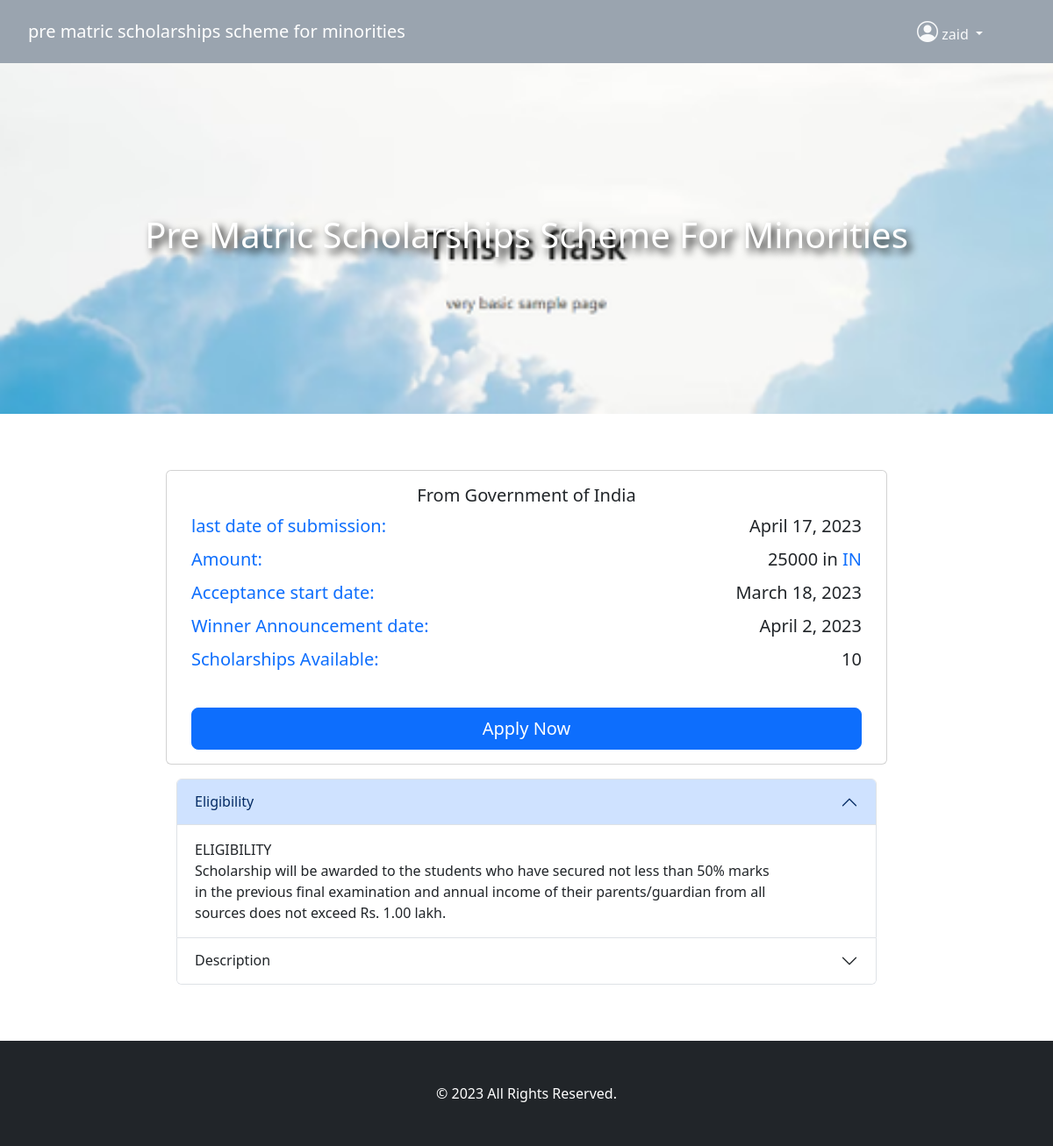
/scholarship/2/detail (signed in), run on the app's committed database.
### scholarship/models.py (models this page shows, shortened)
class Scholarship(models.Model):
    name = models.CharField(max_length=255, help_text='Name of the scholarship')
    country = models.CharField(max_length=255, choices=COUNTRIES.items(), help_text='Country of the scholarship')
    amount = models.CharField(max_length=255, help_text='Amount of the scholarship', default='$100')
    description = models.TextField(help_text='Description of the scholarship')
    eligibility = models.TextField(help_text='Eligibility criteria for the scholarship')
    acceptance_start_date = models.DateField(help_text='Start date to apply for the scholarship', default=timezone.now)
    winner_announcement_date = models.DateField(help_text='Date when the winner will be announced',
                                                default=timezone.now() + timezone.timedelta(days=15))
    quantity = models.IntegerField(help_text='Number of scholarships available', default=1)
    last_date = models.DateField(help_text='Last date to apply for the scholarship',
                                 default=timezone.now() + timezone.timedelta(days=30))
    link = models.URLField(help_text='Link to the scholarship page')
    organization = models.CharField(max_length=255, help_text='Organization providing the scholarship',
                                    default='Organization Name')
    image = OptimizedImageField(upload_to='scholarship_pics',
                                blank=True,
                                null=True,
                                optimized_image_resize_method='cover',
                                optimized_image_output_size=(512, 512))
    class Meta:
        verbose_name_plural = 'Scholarships'

### scholarship/views.py (the view)
# urls.py: path('', include('scholarship.urls')),
def scholarship(request, id):
    if not request.user.is_authenticated:
        messages.error(request, 'You must be logged in to view this page')
        return redirect('login')
    item = Scholarship.objects.get(id=id)
    ctx = {
        'title': f'{item.name.lower()}',
        'item': item
    }
    return render(request, 'scholarship/detail.html', ctx)

### templates/scholarship/detail.html (shortened to what this page needs)
{% extends 'layout/base.html' %}
{% load django_bootstrap5 %}
{% load static %}
{% block content %}
    <section class="container-fluid hero">
        <div class="row">
            <div class="col-md-12 p-0">
                <div class="content text-center">
                    <h1 class="text-white">{{ item.name|title }}</h1>
                </div>
            </div>
        </div>
    </section>
    <section class="container">
        <div class="row">
            <div class="col-lg-10 col-md-10 mx-auto">
                <div class="container-fluid p-3 ">
                    <div class="row p-5">
                        <div class="card mb-3">
                            <div class="card-body">
                                <h5 class="text-center">
                                    <div>From {{ item.organization }}</div>
                                </h5>
                                <div class="lead">
                                    <div class="text-primary bold">last date of submission:</div>
                                    <div>{{ item.last_date }}</div>
                                </div>
                                <div class="lead">
                                    <div class="text-primary bold">Amount:</div>
                                    <div>{{ item.amount }} in <span class="text-primary">{{ item.country }}</span></div>
                                </div>
                                <div class="lead">
                                    <div class="text-primary bold">Acceptance start date:</div>
                                    <div>{{ item.acceptance_start_date }}</div>
                                </div>
                                <div class="lead">
                                    <div class="text-primary bold">Winner Announcement date:</div>
                                    <div>{{ item.winner_announcement_date }}</div>
                                </div>
                                <div class="lead">
                                    <div class="text-primary bold">Scholarships Available:</div>
                                    <div>{{ item.quantity }}</div>
                                </div>
                            </div>
                            <div class="p-3">
                                <a href="{{ item.link }}" class="btn btn-lg btn-primary w-100">Apply Now</a>
                            </div>
                        </div>
                        <div class="accordion" id="accordionPanelsStayOpenExample">
                            <div class="accordion-item">
                                <h2 class="accordion-header" id="panelsStayOpen-headingOne">
                                    <button class="accordion-button" type="button" data-bs-toggle="collapse"
                                            data-bs-target="#panelsStayOpen-collapseOne" aria-expanded="true"
                                            aria-controls="panelsStayOpen-collapseOne">
                                        Eligibility
                                    </button>
                                </h2>
                                <div id="panelsStayOpen-collapseOne" class="accordion-collapse collapse show"
                                     aria-labelledby="panelsStayOpen-headingOne">
                                    <div class="accordion-body">
                                        {{ item.eligibility|linebreaksbr|safe|capfirst }}
                                    </div>
                                </div>
                            </div>
                            <div class="accordion-item">
                                <h2 class="accordion-header" id="panelsStayOpen-headingThree">
                                    <button class="accordion-button collapsed" type="button" data-bs-toggle="collapse"
                                            data-bs-target="#panelsStayOpen-collapseThree" aria-expanded="false"
                                            aria-controls="panelsStayOpen-collapseThree">
                                        Description
                                    </button>
                                </h2>
                            </div>
                        </div>
                    </div>
                </div>
            </div>
        </div>
    </section>
{% endblock %}

### templates/partials/navbar.html (shortened to what this page needs)
<nav class="navbar navbar-expand-lg navbar-dark bg-dark p-3">
    <div class="container-fluid px-3">
        <a class="navbar-brand" href="/">
            {{ title }}
        </a>
        <div class="collapse navbar-collapse" id="topbarId">
            <ul class="navbar-nav ms-auto mt-2 mt-lg-0">
                {% if user.is_authenticated %}
                    <div class="dropdown text-start ">
                        <a href="#" class="d-block link-light text-decoration-none dropdown-toggle px-5"
                           data-bs-toggle="dropdown" aria-expanded="false">
                            <i class="bi bi-person-circle h4"></i>
                            <span class="">{{ user.username }}</span>
                        </a>
                    </div>
                {% else %}
                    <li class="nav-item shadow-sm rounded-2 bg-red px-2">
                        <a class="nav-link text-white" href="{% url 'login' %}" title="Sign-In">
                            <i class="bi bi-person-check me-3"></i> Sign-In
                        </a>
                    </li>
                {% endif %}
            </ul>
        </div>
    </div>
</nav>

### templates/scholarship/detail.html (style rules this page uses)
.content { height: 25rem; background-size: cover; background-position: center; background-repeat: no-repeat; display: flex; flex-wrap: nowrap; flex-direction: column; justify-content: center; align-items: center; color: white; }
.bold { font-weight: bolder; margin-bottom: .5rem; }
.lead { display: flex; flex-wrap: wrap; flex-direction: row; justify-content: space-between; }
h1 { text-shadow: 5px 5px 10px black; }

### templates/layout/base.html (style rules this page uses)
.navbar { background-color: #9aa4af !important; }
.wrapper { min-height: 100vh; display: grid; grid-template-rows: auto 1fr auto; }

### data on the page
Scholarship: name "pre matric scholarships scheme for minorities", name "Pre Matric Scholarships Scheme For Minorities", organization "Government of India", last_date "April 17, 2023", amount "25000", country "IN", acceptance_start_date "March 18, 2023", winner_announcement_date "April 2, 2023", quantity "10", eligibility "ELIGIBILITY Scholarship will be awarded to the students who have secured not less than 50% marks in the previous final examination and annual income of their parents/guardian from all sources does not exceed Rs. 1.00 lakh."

### other printed values
{{ user.username }} "zaid"
